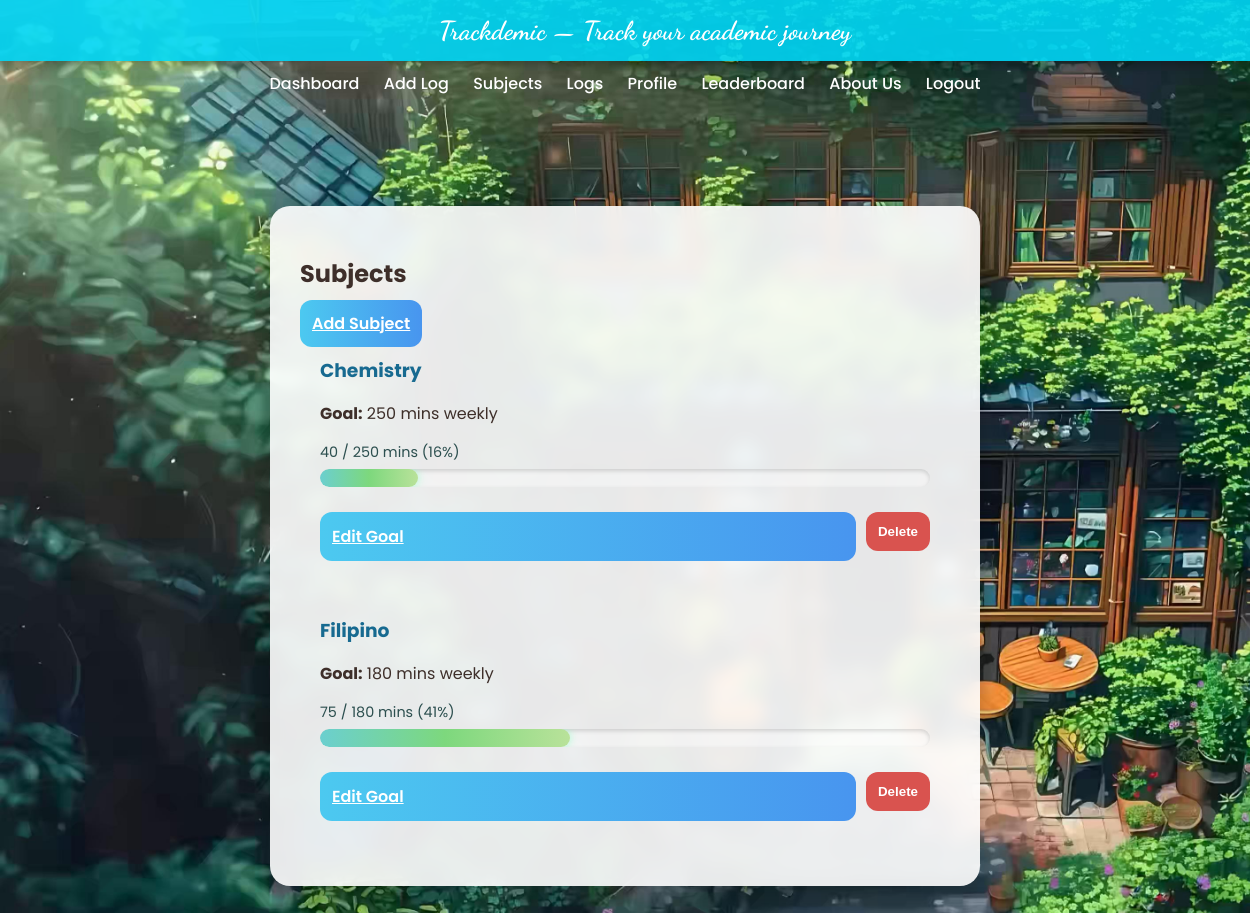
Screenshot of /subjects (signed in) with the database file from the repository.
### models.py (models this page shows, shortened)
class Subject(db.Model):
    id = db.Column(db.Integer, primary_key=True)
    user_id = db.Column(db.Integer, db.ForeignKey('user.id'), nullable=False)
    name = db.Column(db.String(50), nullable=False)
    goal_type = db.Column(db.String(10), default="weekly")
    goal_minutes = db.Column(db.Integer, default=0)

### app.py (the view)
@app.route("/subjects")
@login_required
def subjects():
    subjects = Subject.query.filter_by(user_id=current_user.id).all()
    subject_data = []
    for s in subjects:
        studied = (
            db.session.query(func.coalesce(func.sum(StudyLog.minutes), 0))
            .filter(
                StudyLog.subject_id == s.id,
                StudyLog.user_id == current_user.id
            )
            .scalar()
        )
        progress = (
            min(int((studied / s.goal_minutes) * 100), 100)
            if s.goal_minutes else 0
        )
        subject_data.append({
            "id": s.id,
            "name": s.name,
            "goal_minutes": s.goal_minutes,
            "goal_type": s.goal_type,
            "studied": studied,
            "progress": progress
        })
    return render_template("subjects.html", subjects=subject_data)

### app.py (called while the page is built)
@login_manager.user_loader
def load_user(user_id):
    return User.query.get(int(user_id))

@app.before_request
def make_session_permanent():
    session.permanent = True

### templates/subjects.html (shortened to what this page needs)
{% extends "base.html" %}
{% block content %}
<div class="container" style="max-width:650px;">
    <h2>Subjects</h2>
    {% if not request.args.get('add') %}
        <a href="{{ url_for('subjects', add='true') }}" class="btn">Add Subject</a>
    {% endif %}
    <br>
    {% if subjects %}
        {% for s in subjects %}
        <div class="card" style="padding:20px; margin-bottom:15px;">
            <h3 style="margin:0; color:#176a90;">{{ s.name }}</h3>
            <p>
                <strong>Goal:</strong>
                {{ s.goal_minutes }} mins {{ s.goal_type }}
            </p>
            <div style="margin-top:12px;">
                <div style="font-size:0.9rem; margin-bottom:6px; color:#2c4f4f;">
                    {{ s.studied|default(0) }} / {{ s.goal_minutes }} mins
                    ({{ s.progress|default(0) }}%)
                </div>
                <div class="progress-bar-outer">
                    <div class="progress-bar-inner"
                        style="width: {{ s.progress|default(0) }}%;">
                    </div>
                </div>
            </div>
            <div style="margin-top:15px; display:flex; gap:10px;">
                <a href="{{ url_for('subjects', edit=s.id) }}" class="btn">Edit Goal</a>
                <form method="POST"
                    action="{{ url_for('delete_subject', subject_id=s.id) }}"
                    style="flex:1;">
                    <button class="btn" style="background:#d9534f;">Delete</button>
                </form>
            </div>
        </div>
        {% endfor %}
    {% else %}
        <p style="text-align:center;">No subjects added yet.</p>
    {% endif %}
</div>
{% endblock %}

### rows the page displays
Subject: name "Chemistry", goal_minutes "250", goal_type "weekly", studied "40", progress "16"
Subject: name "Filipino", goal_minutes "180", goal_type "weekly", studied "75", progress "41"
